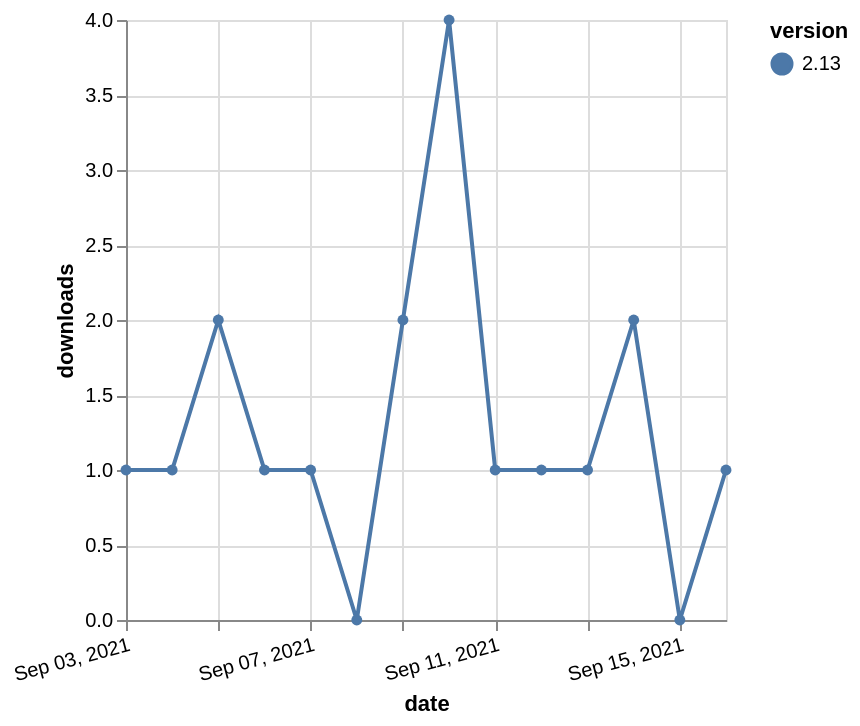

Express this chart as Vega-Lite.
### Vega-Lite specification from a JSON file in a GitHub repository (floating-point values rounded to 4 significant figures)
{"$schema": "https://vega.github.io/schema/vega-lite/v5.json", "description": "A simple bar chart with embedded data.", "data": {"values": [{"date": "2021-09-03", "total": 222, "delta": 1, "version": "2.13"}, {"date": "2021-09-04", "total": 223, "delta": 1, "version": "2.13"}, {"date": "2021-09-05", "total": 225, "delta": 2, "version": "2.13"}, {"date": "2021-09-06", "total": 226, "delta": 1, "version": "2.13"}, {"date": "2021-09-07", "total": 227, "delta": 1, "version": "2.13"}, {"date": "2021-09-08", "total": 227, "delta": 0, "version": "2.13"}, {"date": "2021-09-09", "total": 229, "delta": 2, "version": "2.13"}, {"date": "2021-09-10", "total": 233, "delta": 4, "version": "2.13"}, {"date": "2021-09-11", "total": 234, "delta": 1, "version": "2.13"}, {"date": "2021-09-12", "total": 235, "delta": 1, "version": "2.13"}, {"date": "2021-09-13", "total": 236, "delta": 1, "version": "2.13"}, {"date": "2021-09-14", "total": 238, "delta": 2, "version": "2.13"}, {"date": "2021-09-15", "total": 238, "delta": 0, "version": "2.13"}, {"date": "2021-09-16", "total": 239, "delta": 1, "version": "2.13"}]}, "width": "container", "mark": {"type": "line", "point": {"filled": true}}, "encoding": {"x": {"field": "date", "type": "temporal", "timeUnit": "yearmonthdate", "title": "date", "axis": {"labelAngle": -15}}, "y": {"field": "delta", "type": "quantitative", "title": "downloads"}, "color": {"field": "version", "type": "nominal"}, "tooltip": {"field": "delta"}}}
